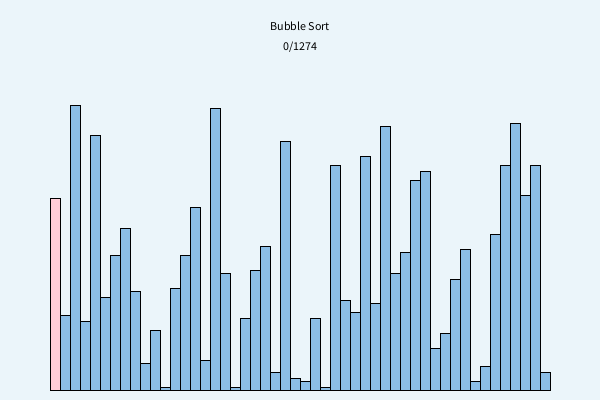
Frame 1 (no input)
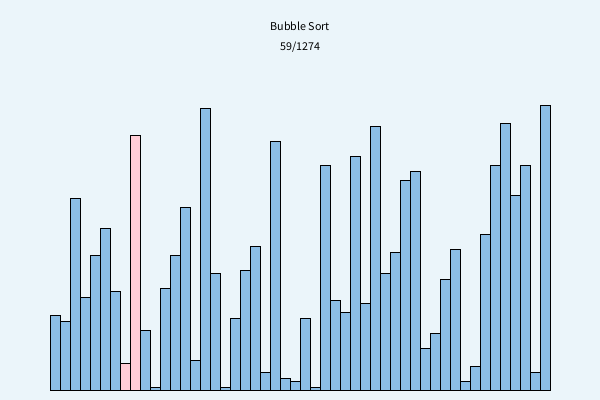
Frame 60 (the mouse pressed at the canvas centre just before this capture)
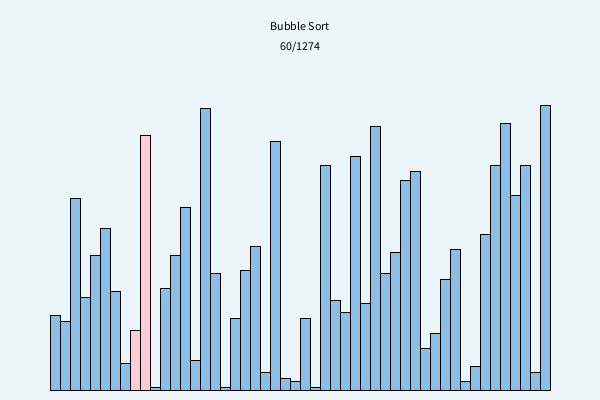
Frame 120 (the mouse held since frame 60 and released just before this capture)

The Processing sketch that drew these frames (run headless with seeded random() and noise(); from frame 60 on, the mouse is pressed at the canvas centre):

// Processing sketch: BubbleSort_Animation
// ── BubbleSort_Animation.pde
ArrayList<Array> lists;
Array list, plist;
int len=50, index=0, loop=0, napTime=50;
boolean autoFlag=true;


void setup() {
  size(600, 400);
  run();
  list = lists.get(0);
}


void draw() {
  background(235, 245, 250);
  list = lists.get(index);
  list.draw();
  fill(0);
  
  textAlign(CENTER);
  text("Bubble Sort", width/2, 30);
  text(index+"/"+loop, width/2, 50);
  
  if (autoFlag) nextStep();
}


void nextStep() {
  delay(napTime);
  
  if (index<loop) index++;
  else autoFlag = false;
}


void keyPressed() {
  // Space = pause/play
  if(key == ' ') {
    autoFlag = !autoFlag;
  }
  
  // A = faster
  else if(key == 'a') {
    if(napTime>50)
      napTime -= 50;
  }
  
  // S = slower
  else if(key == 's') {
    napTime += 50;
  }
  
  // Left arrow = previous frame
  else if(key == CODED && keyCode == LEFT) {
    if(index>0){
      index--;
    }  
  }
  
  // Right arrow = next frame
  else if(key == CODED && keyCode == RIGHT) {
    if(index<loop){
      index++;
    }
  }
}


void mousePressed() {
  if(autoFlag) autoFlag=false;
  if(mouseButton == LEFT) {
    if(index>0) index--;
  }
  else if(mouseButton == RIGHT) {
    if(index<loop) index++;
  }
}


void run() {
  loop = index = 0;
  lists = new ArrayList<Array>();
  
  // Create the original random array
  lists.add(new Array(len, 0, -1));
  list = lists.get(0);
  list.printArray();
  
  bubbleSort();
  
  list = lists.get(loop);
  list.printArray();
}


void bubbleSort() {
  int i, j;

  // Repeat passes
  for (j=0; j<len-1; j++) {
    // Get the current array
    plist = lists.get(loop);
    
    // Make a copy for the next animation frame
    lists.add(new Array(len, plist.arr, j, 0));
    
    loop++;
    list = lists.get(loop);
    
    // Compare adjacent numbers
    for(i=0; i<len-j-1; i++) {
      
      // Highlight the two numbers being compared
      plist = lists.get(loop);
      
      lists.add(new Array(len, plist.arr, j, i));
      
      loop++;
      list = lists.get(loop);
      
      // Compare adjacent values
      if (list.arr[i] > list.arr[i+1]) {
        swap(list.arr, i, i+1);
      }
    }
  }
}


void swap(int[] arr, int i, int j) {
  int temp = arr[j];
  arr[j] = arr[i];
  arr[i] = temp;
}

// ── Array.pde
class Array {
  int i0, j0, len, max, w;
  int[] arr;
  int margin = 10;
  int maxIndex = -1;
  
  
  // Create random numbers
  void shuffle() {
    for(int i=0; i<len;i++) {
      arr[i] = (int)random(max);
    }
  }
  
  
  // Create a new random array
  Array(int len, int i0, int j0) {
    max = 100;
    this.i0 = i0;
    this.j0 = j0;
    this.len = len;
    
    arr = new int[len];
    w = (int)((width-2*margin)/len + 2);
    shuffle();
  }
  
  
  // Make a copy of an existing array
  Array(int len, int[] arr, int i0, int j0) {
    max = 100;
    this.i0 = i0;
    this.j0 = j0;
    this.len = len;
    
    this.arr = new int[len];
    w = (int)((width-2*margin)/len + 2);
    
    for (int i=0; i<len; i++) {
      this.arr[i] = arr[i];
    }
  }
  
  
  // Draw the array
  void draw() {
    int x, y, h;
    int barWidth = w - 3;
    int totalWidth = len * barWidth;
    int startX = (width - totalWidth)/2;
    
    for (int i=0; i<len; i++) {
      
      // Highlight the two numbers being compared
      if(i == j0 || i == j0 + 1)
        fill(255, 205, 215);
      else
        fill(140, 190, 230);
        
      x = startX + i * barWidth;
      h = arr[i];
      y = height - margin - 3 * h;
      
      rect(x, y, barWidth, 3*h);
    }
  }
  
  
  // Print the array in the console
  void printArray() {
    print("("+nf(i0,2)+","+nf(j0,2)+")- ");
    for(int i=0; i<len; i++) {
      print(nf(arr[i],2)+" ");
    }
    println();
  }
}  
